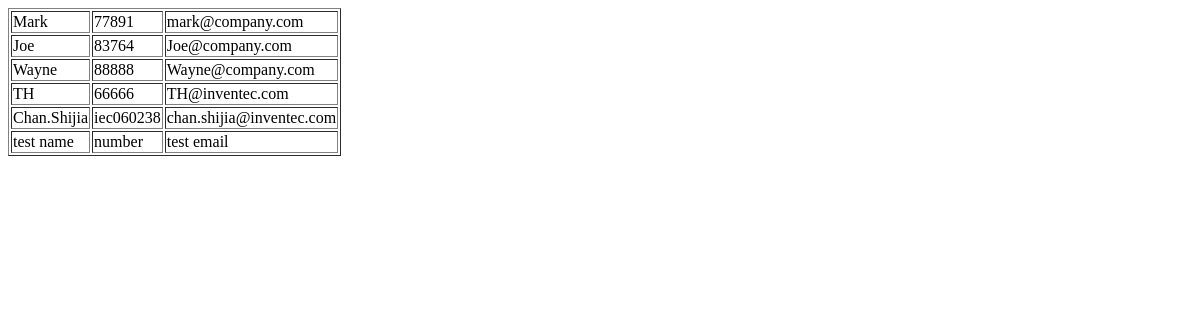
The page /member/ on the database as committed earlier.
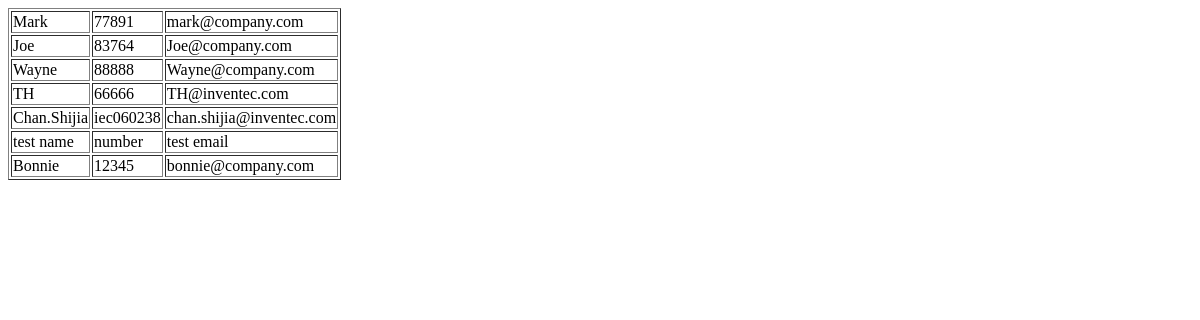
The same page on the database as committed later.
### member/models.py (models this page shows, shortened)
class Post(models.Model):
    name = models.CharField(max_length=20)
    number = models.CharField(max_length=10)
    email = models.CharField(max_length=30)
    created_date = models.DateTimeField(default=timezone.now)
    updated_date = models.DateTimeField('更新時間', auto_now=True)

### member/views.py (the view)
# urls.py: path('member/', member),
def member(request):
    member_data = Post.objects.all()
    return render(request, 'member.html', {'member_data': member_data})

### member/templates/member.html (shortened to what this page needs)
<!DOCTYPE html>
<html lang="en">
<head>
</head>
<body>
    <table border=1>
    {% for member in member_data %}
            <tr>
                <td>{{ member.name }}</td>
                <td>{{ member.number }}</td>
                <td>{{ member.email }}</td>
            </tr>
    {% endfor %}
    </table>
</body>
</html>

Rows that differ between the two databases and show on the page:
added Post: name "Bonnie", number "12345", email "bonnie@company.com"
